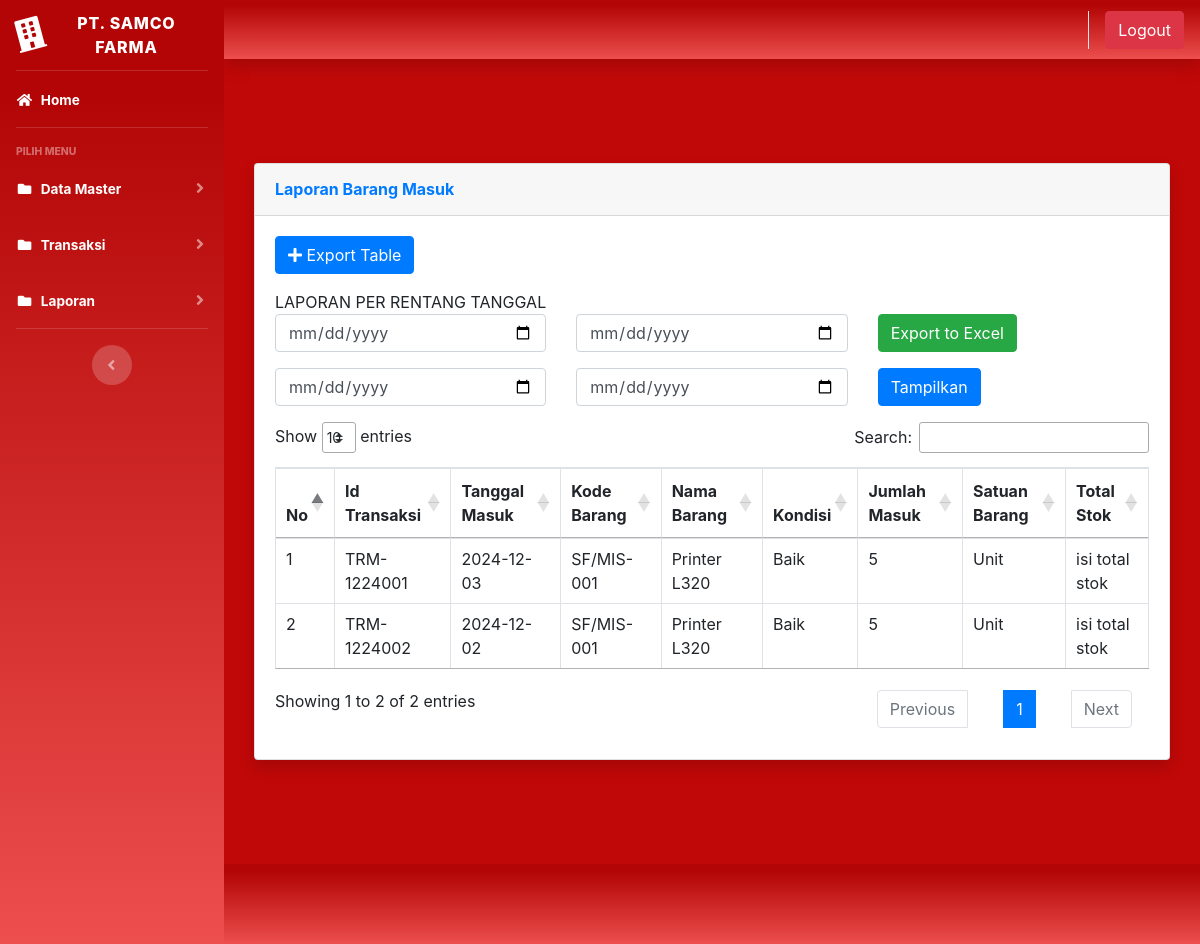
The app's page /index.php?page=laporan_barangmasuk (signed in) with its own data.
### tables this page shows
CREATE TABLE `barang_masuk` (
  `id` int(11) NOT NULL,
  `id_transaksi` varchar(100) DEFAULT NULL,
  `tanggal` date DEFAULT NULL,
  `kode_barang` varchar(100) DEFAULT NULL,
  `nama_barang` varchar(100) DEFAULT NULL,
  `kondisi` varchar(100) NOT NULL,
  `jumlah` varchar(150) DEFAULT NULL,
  `satuan` varchar(100) NOT NULL
);

### page/laporan/laporan_barangmasuk.php (the view, shortened to what this page needs)
<div class="container-fluid">
  <div class="card shadow mb-4">
    <div class="card-header py-3">
      <h6 class="m-0 font-weight-bold text-primary">Laporan Barang Masuk</h6>
    </div>
    <div class="card-body">
      <table>
        <tr>
          <td>
            LAPORAN PER RENTANG TANGGAL
          </td>
        </tr>
        <tr>
          <div class="mb-3">
            <a href="export.php" class="btn btn-primary">
              <i class="fas fa-plus"></i> Export Table
            </a>
          </div>
          <td width="50%">
            <form action="page/laporan/export_laporan_barangmasuk_excel.php" method="post">
              <div class="row form-group">
                <div class="col-md-4">
                  <input type="date" name="start_date" class="form-control" placeholder="Tanggal Dari" required>
                </div>
                <div class="col-md-4">
                  <input type="date" name="end_date" class="form-control" placeholder="Tanggal Sampai" required>
                </div>
                <div class="col-md-4">
                  <input type="submit" name="submit" value="Export to Excel" class="btn btn-success">
                </div>
              </div>
            </form>
            <form id="Myform1" method="POST">
              <div class="row form-group">
                <div class="col-md-4">
                  <input type="date" name="start_date" class="form-control" placeholder="Tanggal Dari" required>
                </div>
                <div class="col-md-4">
                  <input type="date" name="end_date" class="form-control" placeholder="Tanggal Sampai" required>
                </div>
                <div class="col-md-4">
                  <input type="submit" name="submit2" value="Tampilkan" class="btn btn-primary">
                </div>
              </div>
            </form>
          </td>
      </table>
      <div class="tampung1">
        <div class="table-responsive">
          <table class="table table-bordered" id="dataTable" width="100%" cellspacing="0">
            <thead>
              <tr>
                <th>No</th>
                <th>Id Transaksi</th>
                <th>Tanggal Masuk</th>
                <th>Kode Barang</th>
                <th>Nama Barang</th>
                <th>Kondisi</th>
                <th>Jumlah Masuk</th>
                <th>Satuan Barang</th>
                <th>Total Stok</th>
              </tr>
            </thead>
            <tbody>
              <?php
              $no = 1;
              $query = "SELECT * FROM barang_masuk WHERE 1";
              $sql = $koneksi->query($query);
              while ($data = $sql->fetch_assoc()) {
                ?>
                <tr>
                  <td><?php echo $no++; ?></td>
                  <td><?php echo $data['id_transaksi'] ?></td>
                  <td><?php echo $data['tanggal'] ?></td>
                  <td><?php echo $data['kode_barang'] ?></td>
                  <td><?php echo $data['nama_barang'] ?></td>
                  <td><?php echo $data['kondisi'] ?></td>
                  <td><?php echo $data['jumlah'] ?></td>
                  <td><?php echo $data['satuan'] ?></td>
                  <td>isi total stok</td>
                </tr>
              <?php } ?>
            </tbody>
          </table>
        </div>
      </div>
    </div>
  </div>
</div>

### records on screen
barang_masuk: id_transaksi "TRM-1224001", tanggal "2024-12-03", kode_barang "SF/MIS-001", nama_barang "Printer L320", kondisi "Baik", jumlah "5", satuan "Unit"
barang_masuk: id_transaksi "TRM-1224002", tanggal "2024-12-02", kode_barang "SF/MIS-001", nama_barang "Printer L320", kondisi "Baik", jumlah "5", satuan "Unit"
